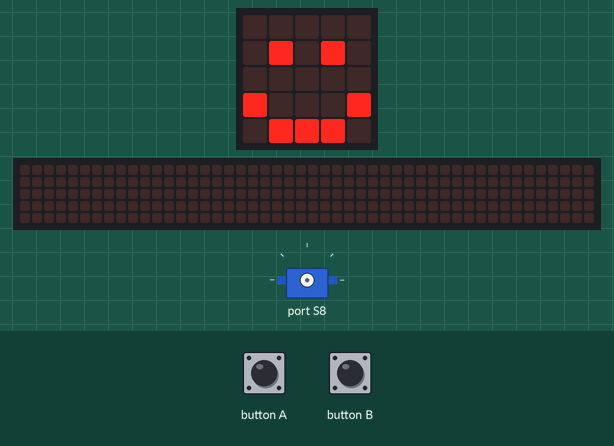
Bench run of a program on a simulated BBC micro:bit (MakeCode). Parts: the board's 5×5 LED display, a strip that is not on the board, showing the scrolling text unrolled, servo. The inputs (shaded band) are chosen by the test bench. The 48×5 strip is a reading aid, not a part: it shows the text the display is scrolling, unrolled, one strip-width of it at a time.

Above: at 1.8 s.
1.9 s: button B pressed for 0.15 s
At 2.2 s:
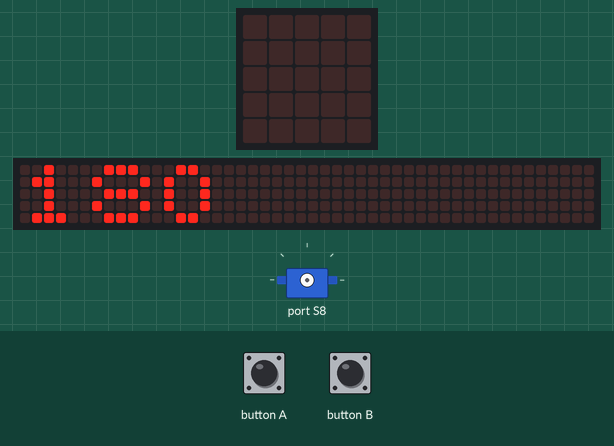
2.6 s: button A pressed for 0.15 s
At 3.17 s:
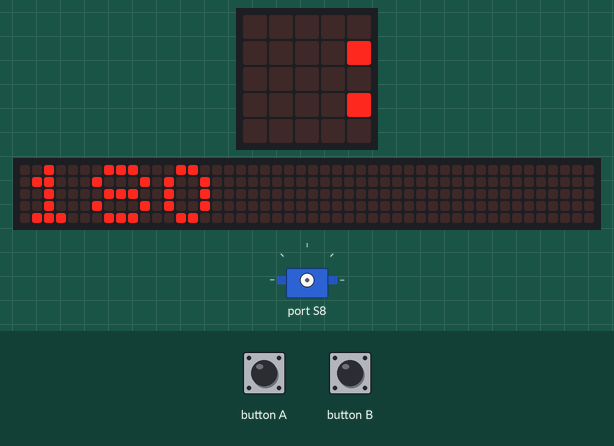
3.3 s: button B pressed for 0.15 s
At 6.1 s:
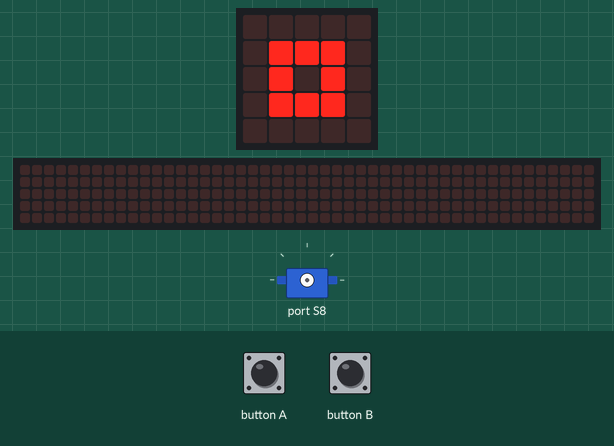
8.8 s: button A pressed for 0.15 s
12.5 s: button B pressed for 0.15 s
15.6 s: button A pressed for 0.15 s
At 15.92 s:
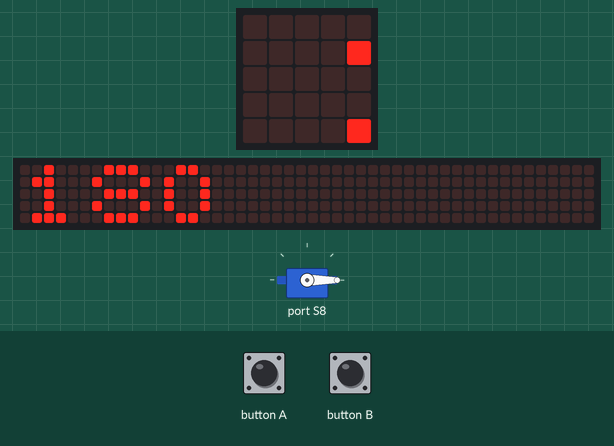
Timing chart, 0 to 17.3 s (numbered marks = the images above; inputs shaded):
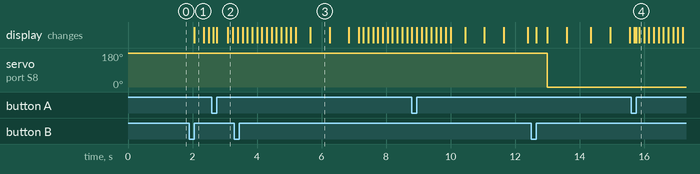

The program:

main.ts
```typescript
// (licence header left out)
// variables
const servoNumber8 = robotbit.Servos.S8

// show happy face
basic.showIcon(IconNames.Happy)

// when button "A" is clicked
input.onButtonPressed(Button.A, function () {
    basic.clearScreen()
    basic.showString('0')
    basic.showIcon(IconNames.SmallSquare)
    robotbit.Servo(servoNumber8, 0)
    basic.showIcon(IconNames.Happy)
})

// when button "B" is clicked
input.onButtonPressed(Button.B, function () {
    basic.clearScreen()
    basic.showString('180')
    basic.showIcon(IconNames.SmallSquare)
    robotbit.Servo(servoNumber8, 180)
    basic.showIcon(IconNames.Happy)
})
```

Measured:
- after the input at 1.9 s, the display: changes after 0.15 s (image 1)
- after the input at 2.6 s, the display: first differs from a run without the input after 0.15 s (image 2 shows a later state)
- after the input at 3.3 s, servo on port S8: stays 180° (without the input it goes to 0° after 4.9 s)
- after the input at 15.6 s, the display: first differs from a run without the input after 0.15 s (image 4 shows a later state)
- what the display in image 3 shows lasts 0.6 s, from 5.7 s to 6.3 s
